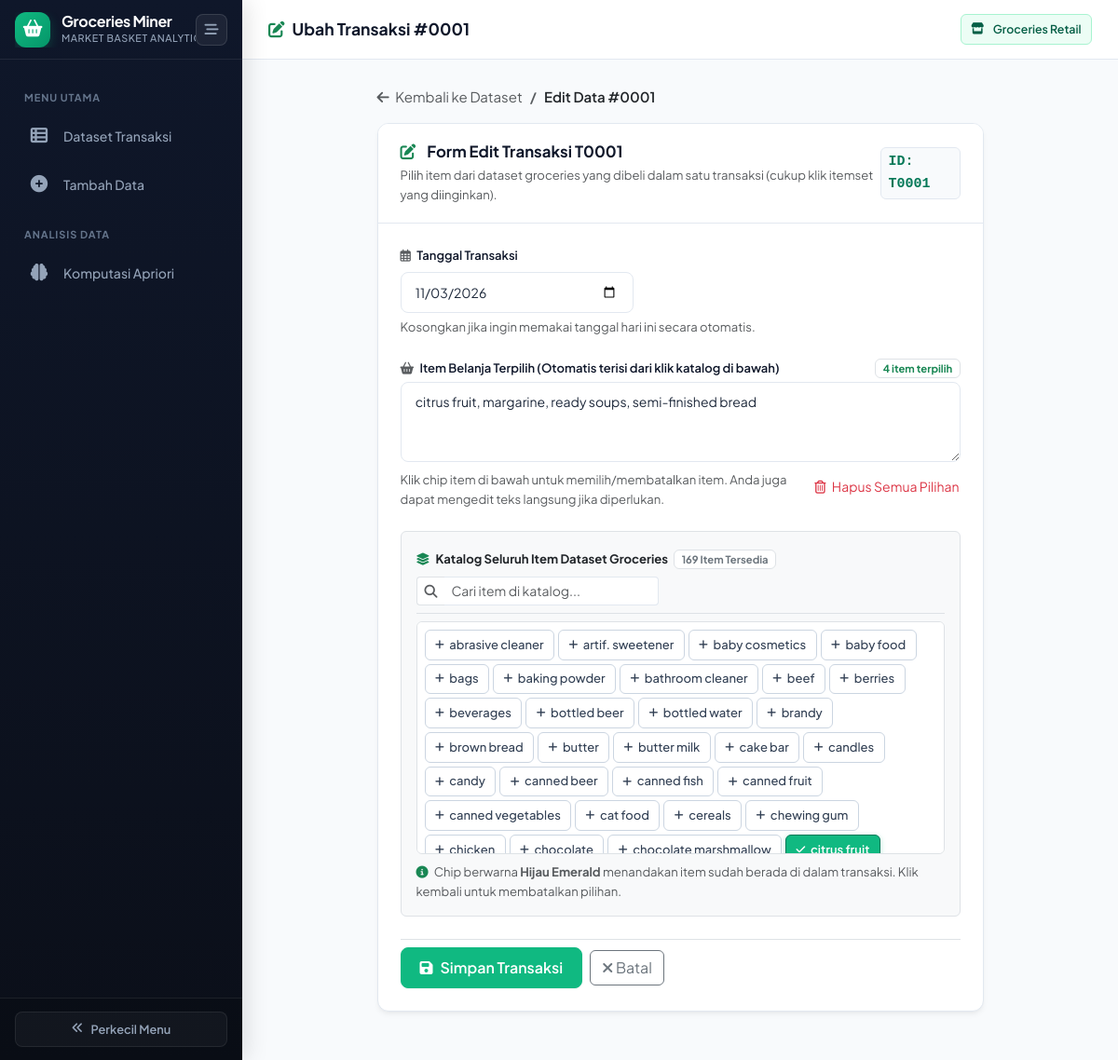
/transaksi/1/ubah, run on the app's committed database.
### tables this page shows
CREATE TABLE transaksi (
            id INTEGER PRIMARY KEY AUTOINCREMENT,
            tanggal TEXT DEFAULT (date('now'))
        );

### app.py (the view, shortened to what this page needs)
@app.route("/transaksi/<int:tid>/ubah", methods=["GET", "POST"])
def ubah(tid):
    conn = get_conn()
    all_items = [r[0] for r in conn.execute("SELECT DISTINCT nama_item FROM item_transaksi ORDER BY nama_item").fetchall()]
    trx = conn.execute("SELECT * FROM transaksi WHERE id = ?", (tid,)).fetchone()
    if trx is None:
        conn.close()
        flash("Transaksi tidak ditemukan.", "error")
        return redirect(url_for("index"))
    items = conn.execute(
        "SELECT nama_item FROM item_transaksi WHERE id_transaksi = ? ORDER BY nama_item",
        (tid,),
    ).fetchall()
    conn.close()
    data = {
        "id": tid,
        "tanggal": trx["tanggal"],
        "items": ", ".join(r["nama_item"] for r in items),
    }
    return render_template("form.html", mode="ubah", data=data, all_items=all_items)

### database.py (called while the page is built)
def get_conn():
    conn = sqlite3.connect(DB_PATH)
    conn.row_factory = sqlite3.Row
    conn.execute("PRAGMA foreign_keys = ON")
    return conn

### templates/form.html (shortened to what this page needs)
{% extends "base.html" %}
{% block page_title %}
  <i class="fa-solid fa-{{ 'circle-plus' if mode == 'tambah' else 'pen-to-square' }} text-success"></i>
  {{ 'Tambah Transaksi Baru' if mode == 'tambah' else 'Ubah Transaksi #' ~ ('%04d' % data.id) }}
{% endblock %}
{% block content %}
<div class="row justify-content-center">
  <div class="col-12 col-lg-10 col-xl-9">
    <nav aria-label="breadcrumb" class="mb-3">
      <ol class="breadcrumb mb-0">
        <li class="breadcrumb-item"><a href="{{ url_for('index') }}" class="text-decoration-none text-muted"><i class="fa-solid fa-arrow-left me-1"></i> Kembali ke Dataset</a></li>
        <li class="breadcrumb-item active text-dark fw-semibold" aria-current="page">{{ 'Tambah Data' if mode == 'tambah' else 'Edit Data #' ~ ('%04d' % data.id) }}</li>
      </ol>
    </nav>
    <div class="card-modern">
      <div class="card-modern-header">
        <div>
          <h2>
            <i class="fa-solid fa-{{ 'cart-plus' if mode == 'tambah' else 'pen-to-square' }} text-success me-1"></i>
            {{ 'Form Input Transaksi Retail' if mode == 'tambah' else 'Form Edit Transaksi T' ~ ('%04d' % data.id) }}
          </h2>
          <p class="text-muted small mb-0 mt-1">Pilih item dari dataset groceries yang dibeli dalam satu transaksi (cukup klik itemset yang diinginkan).</p>
        </div>
        {% if mode == 'ubah' %}
          <span class="badge-tid">ID: T{{ '%04d' % data.id }}</span>
        {% endif %}
      </div>
      <div class="card-modern-body">
        <form method="post" id="transactionForm">
          <div class="mb-4">
            <label class="form-label-modern" for="inputTanggal">
              <i class="fa-regular fa-calendar-days text-muted me-1"></i> Tanggal Transaksi
            </label>
            <input type="date" id="inputTanggal" name="tanggal" class="form-control form-control-modern"
                   value="{{ data.tanggal if data else '' }}" style="max-width: 250px;">
            <div class="form-text text-muted small">Kosongkan jika ingin memakai tanggal hari ini secara otomatis.</div>
          </div>
          <div class="mb-4">
            <div class="d-flex align-items-center justify-content-between mb-1">
              <label class="form-label-modern mb-0" for="inputItems">
                <i class="fa-solid fa-basket-shopping text-muted me-1"></i> Item Belanja Terpilih (Otomatis terisi dari klik katalog di bawah)
              </label>
              <span id="selectedCountBadge" class="badge bg-emerald-subtle text-success border">0 item terpilih</span>
            </div>
            <textarea id="inputItems" name="items" rows="3" required class="form-control form-control-modern"
                      placeholder="Klik item di bawah untuk menambahkan ke keranjang belanja...">{{ data['items'] if data else '' }}</textarea>
            <div class="d-flex align-items-center justify-content-between mt-1">
              <div class="form-text text-muted small">
                Klik chip item di bawah untuk memilih/membatalkan item. Anda juga dapat mengedit teks langsung jika diperlukan.
              </div>
              <button type="button" class="btn btn-link btn-sm text-danger text-decoration-none p-0 small text-nowrap ms-2" onclick="clearAllSelectedItems()">
                <i class="fa-regular fa-trash-can me-1"></i> Hapus Semua Pilihan
              </button>
            </div>
          </div>
          <div class="mb-4 p-3 bg-light rounded border">
            <div class="d-flex flex-wrap align-items-center justify-content-between gap-2 mb-2 pb-2 border-bottom">
              <div>
                <span class="fw-bold text-dark small">
                  <i class="fa-solid fa-layer-group text-success me-1"></i> Katalog Seluruh Item Dataset Groceries
                </span>
                <span class="badge bg-white text-secondary border ms-1">{{ all_items|length if all_items else 0 }} Item Tersedia</span>
              </div>
              <div class="input-group input-group-sm" style="max-width: 260px;">
                <span class="input-group-text bg-white border-end-0 text-muted">
                  <i class="fa-solid fa-magnifying-glass"></i>
                </span>
                <input type="text" id="catalogSearch" class="form-control form-control-modern form-control-sm border-start-0"
                       placeholder="Cari item di katalog..." oninput="filterCatalogItems()">
              </div>
            </div>
            <div class="d-flex flex-wrap gap-1 p-2 bg-white rounded border overflow-auto" id="catalogContainer" style="max-height: 250px;">
              {% if all_items %}
                {% for itm in all_items %}
                  <button type="button" class="btn btn-sm item-chip" data-item="{{ itm }}" onclick="toggleItem('{{ itm }}')">
                    <i class="fa-solid fa-plus chip-icon" style="font-size: 0.7rem;"></i>
                    <span class="chip-text">{{ itm }}</span>
                  </button>
                {% endfor %}
              {% else %}
                <span class="text-muted small p-2">Tidak ada data item.</span>
              {% endif %}
            </div>
            <div class="form-text text-muted small mt-2">
              <i class="fa-solid fa-circle-info text-success me-1"></i>
              Chip berwarna <b>Hijau Emerald</b> menandakan item sudah berada di dalam transaksi. Klik kembali untuk membatalkan pilihan.
            </div>
          </div>
          <div class="d-flex align-items-center gap-2 pt-2 border-top">
            <button type="submit" class="btn btn-emerald">
              <i class="fa-solid fa-floppy-disk"></i> Simpan Transaksi
            </button>
            <a href="{{ url_for('index') }}" class="btn btn-outline-secondary">
              <i class="fa-solid fa-xmark"></i> Batal
            </a>
          </div>
        </form>
      </div>
    </div>
  </div>
</div>
{% endblock %}

### templates/base.html (shortened to what this page needs)
<!DOCTYPE html>
<html lang="id">
<head>
  <link href="https://cdn.jsdelivr.net/npm/bootstrap@5.3.3/dist/css/bootstrap.min.css" rel="stylesheet">
  <link rel="stylesheet" href="https://cdnjs.cloudflare.com/ajax/libs/font-awesome/6.5.1/css/all.min.css">
  <link rel="stylesheet" href="{{ url_for('static', filename='css/style.css') }}">
</head>
<body>
<div class="app-wrapper" id="appWrapper">
  <aside class="app-sidebar" id="appSidebar">
    <div class="sidebar-brand">
      <div class="brand-left" id="brandExpandTrigger" title="Klik untuk beralih tampilan menu">
        <div class="brand-icon-box">
          <i class="fa-solid fa-basket-shopping"></i>
        </div>
        <div class="brand-text">
          <h1>Groceries Miner</h1>
          <p>Market Basket Analytics</p>
        </div>
      </div>
      <button type="button" class="sidebar-inner-toggle-btn" id="sidebarInnerToggle" title="Perkecil / Perbesar Sidebar">
        <i class="fa-solid fa-bars-staggered"></i>
      </button>
    </div>
    <nav class="sidebar-nav">
      <div class="nav-section-title">Menu Utama</div>
      <a href="{{ url_for('index') }}" class="sidebar-link {% if request.endpoint == 'index' %}active{% endif %}" title="Dataset Transaksi">
        <i class="fa-solid fa-table-list"></i>
        <span class="nav-text">Dataset Transaksi</span>
      </a>
      <a href="{{ url_for('tambah') }}" class="sidebar-link {% if request.endpoint == 'tambah' %}active{% endif %}" title="Tambah Data">
        <i class="fa-solid fa-circle-plus"></i>
        <span class="nav-text">Tambah Data</span>
      </a>
      <div class="nav-section-title">Analisis Data</div>
      <a href="{{ url_for('komputasi') }}" class="sidebar-link {% if request.endpoint == 'komputasi' %}active{% endif %}" title="Komputasi Apriori">
        <i class="fa-solid fa-brain"></i>
        <span class="nav-text">Komputasi Apriori</span>
      </a>
    </nav>
    <div class="sidebar-footer">
      <button type="button" class="sidebar-collapse-btn" id="sidebarCollapseBtn" title="Perkecil / Perbesar Sidebar">
        <i class="fa-solid fa-angles-left collapse-icon" id="collapseIcon"></i>
        <span class="nav-text ms-2">Perkecil Menu</span>
      </button>
    </div>
  </aside>
  <div class="app-main" id="appMain">
    <header class="app-topbar">
      <div class="topbar-left">
        <h2 class="topbar-title">
          {% block page_title %}{% endblock %}
        </h2>
      </div>
      <div class="topbar-right">
        <span class="badge-emerald">
          <i class="fa-solid fa-store me-1"></i> Groceries Retail
        </span>
      </div>
    </header>
    <main class="content-container">
      {% block content %}{% endblock %}
    </main>
  </div>
</div>
</body>
</html>

### data on the page
transaksi: id "Ubah Transaksi #0001", id "Edit Data #0001", id "Form Edit Transaksi T0001", id "0001", tanggal "11/03/2026"

### other printed values
{{ all_items|length if all_items else 0 }} "169"
{{ itm }} "abrasive cleaner" "artif. sweetener" "baby cosmetics" "baby food" "bags" "baking powder" "bathroom cleaner" "beef" "berries" "beverages" "bottled beer" "bottled water" "brandy" "brown bread" "butter" "butter milk" "cake bar" "candles" "candy" "canned beer" "canned fish" "canned fruit" "canned vegetables" "cat food" "cereals" "chewing gum" "chicken" "chocolate" "chocolate marshmallow" "citrus fruit"
